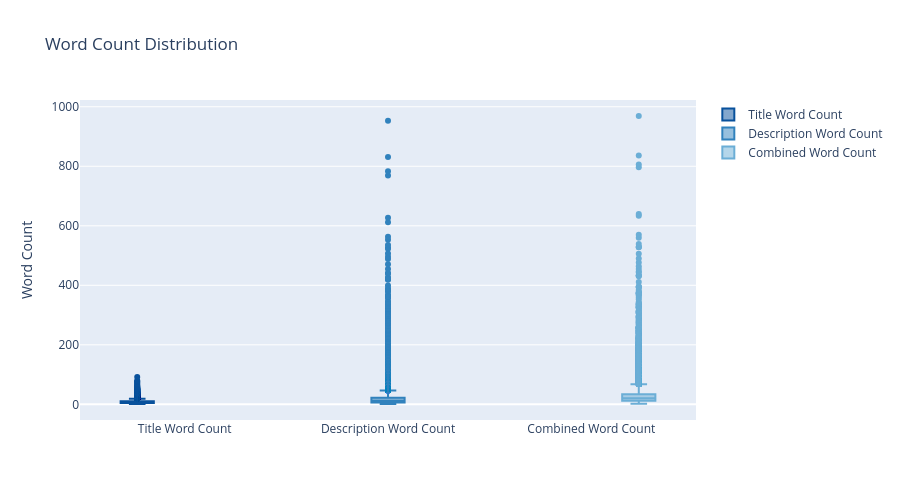

The cell this chart's notebook holds for it:
### Code cell
# =============================================================================
# Word Count Analysis
# =============================================================================

# Calculate word counts
if 'TITLE' in master_df.columns and 'CASE_DESCRIPTION' in master_df.columns:
    master_df['title_word_count'] = master_df['TITLE'].astype(str).str.split().str.len()
    master_df['description_word_count'] = master_df['CASE_DESCRIPTION'].astype(str).str.split().str.len()
    master_df['combined_word_count'] = master_df['title_word_count'] + master_df['description_word_count']
    
    fig = go.Figure()
    
    fig.add_trace(go.Box(
        y=master_df['title_word_count'],
        name='Title Word Count',
        marker_color='#08519c'
    ))
    
    fig.add_trace(go.Box(
        y=master_df['description_word_count'],
        name='Description Word Count',
        marker_color='#3182bd'
    ))
    
    fig.add_trace(go.Box(
        y=master_df['combined_word_count'],
        name='Combined Word Count',
        marker_color='#6baed6'
    ))
    
    fig.update_layout(
        title='Word Count Distribution',
        yaxis_title='Word Count',
        height=500,
        hovermode='y unified',
        boxmode='group'
    )
    fig.show()
    
    print(f"Title word count - Min: {master_df['title_word_count'].min()}, Max: {master_df['title_word_count'].max()}, Mean: {master_df['title_word_count'].mean():.0f}, Median: {master_df['title_word_count'].median():.0f}")
    print(f"Description word count - Min: {master_df['description_word_count'].min()}, Max: {master_df['description_word_count'].max()}, Mean: {master_df['description_word_count'].mean():.0f}, Median: {master_df['description_word_count'].median():.0f}")
    print(f"Combined word count - Min: {master_df['combined_word_count'].min()}, Max: {master_df['combined_word_count'].max()}, Mean: {master_df['combined_word_count'].mean():.0f}, Median: {master_df['combined_word_count'].median():.0f}")

### Figure 1 — Plotly figure (JSON) as saved in the notebook; plotly's stock layout.template omitted (floating-point values rounded to 4 significant figures; data arrays with more than 128 entries replaced by an {"elided": "..."} marker saying what was removed)
{"data": [{"marker": {"color": "#08519c"}, "name": "Title Word Count", "type": "box", "y": {"elided": "34576 int values"}}, {"marker": {"color": "#3182bd"}, "name": "Description Word Count", "type": "box", "y": {"elided": "34576 int values"}}, {"marker": {"color": "#6baed6"}, "name": "Combined Word Count", "type": "box", "y": {"elided": "34576 int values"}}], "layout": {"boxmode": "group", "height": 500, "hovermode": "y unified", "title": {"text": "Word Count Distribution"}, "yaxis": {"title": {"text": "Word Count"}}}}
